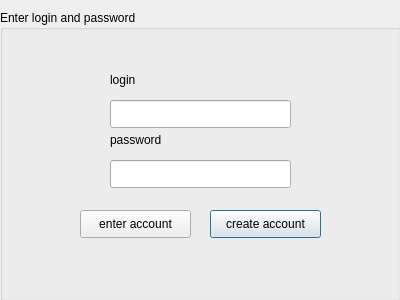
<?xml version="1.0" encoding="UTF-8"?>
<ui version="4.0">
 <class>Verification</class>
 <widget class="QDialog" name="Verification">
  <property name="geometry">
   <rect>
    <x>0</x>
    <y>0</y>
    <width>400</width>
    <height>300</height>
   </rect>
  </property>
  <property name="windowTitle">
   <string>Dialog</string>
  </property>
  <widget class="QGroupBox" name="groupBox">
   <property name="geometry">
    <rect>
     <x>0</x>
     <y>10</y>
     <width>401</width>
     <height>291</height>
    </rect>
   </property>
   <property name="title">
    <string>Enter login and password</string>
   </property>
   <widget class="QLineEdit" name="login_line_edit">
    <property name="geometry">
     <rect>
      <x>110</x>
      <y>90</y>
      <width>181</width>
      <height>28</height>
     </rect>
    </property>
   </widget>
   <widget class="QLineEdit" name="password_line_edit">
    <property name="geometry">
     <rect>
      <x>110</x>
      <y>150</y>
      <width>181</width>
      <height>28</height>
     </rect>
    </property>
   </widget>
   <widget class="QLabel" name="label">
    <property name="geometry">
     <rect>
      <x>110</x>
      <y>60</y>
      <width>63</width>
      <height>20</height>
     </rect>
    </property>
    <property name="text">
     <string>login</string>
    </property>
   </widget>
   <widget class="QLabel" name="label_2">
    <property name="geometry">
     <rect>
      <x>110</x>
      <y>120</y>
      <width>63</width>
      <height>20</height>
     </rect>
    </property>
    <property name="text">
     <string>password</string>
    </property>
   </widget>
   <widget class="QPushButton" name="create_button">
    <property name="geometry">
     <rect>
      <x>210</x>
      <y>200</y>
      <width>111</width>
      <height>28</height>
     </rect>
    </property>
    <property name="text">
     <string>create account</string>
    </property>
   </widget>
   <widget class="QPushButton" name="enter_button">
    <property name="geometry">
     <rect>
      <x>80</x>
      <y>200</y>
      <width>111</width>
      <height>28</height>
     </rect>
    </property>
    <property name="text">
     <string>enter account</string>
    </property>
   </widget>
  </widget>
 </widget>
 <resources/>
 <connections/>
</ui>
